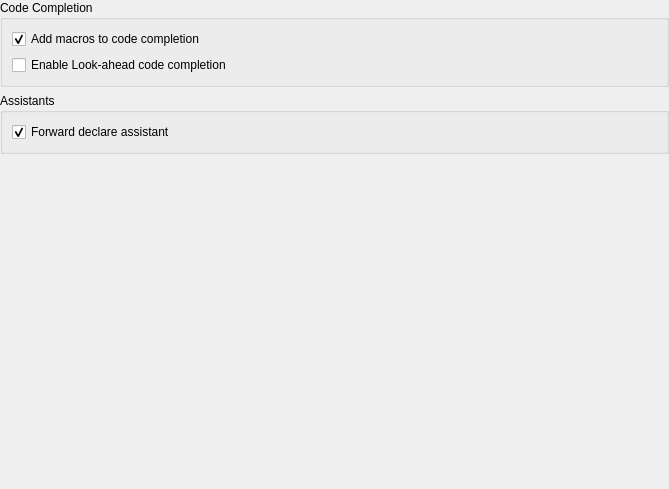
<?xml version="1.0" encoding="UTF-8"?>
<ui version="4.0">
 <class>SessionSettings</class>
 <widget class="QWidget" name="SessionSettings">
  <property name="geometry">
   <rect>
    <x>0</x>
    <y>0</y>
    <width>669</width>
    <height>489</height>
   </rect>
  </property>
  <layout class="QGridLayout" name="gridLayout">
   <property name="leftMargin">
    <number>0</number>
   </property>
   <property name="topMargin">
    <number>0</number>
   </property>
   <property name="rightMargin">
    <number>0</number>
   </property>
   <property name="bottomMargin">
    <number>0</number>
   </property>
   <item row="0" column="0">
    <widget class="QGroupBox" name="groupBox_4">
     <property name="title">
      <string comment="@title:group">Code Completion</string>
     </property>
     <layout class="QGridLayout" name="gridLayout_4">
      <item row="0" column="0">
       <widget class="QCheckBox" name="kcfg_macros">
        <property name="toolTip">
         <string comment="@info:tooltip">If disabled, macros will not be included in the code completion results. This can improve the responsiveness of code completion in some cases.</string>
        </property>
        <property name="text">
         <string comment="@option:check">Add macros to code completion</string>
        </property>
        <property name="checked">
         <bool>true</bool>
        </property>
       </widget>
      </item>
      <item row="1" column="0">
       <widget class="QCheckBox" name="kcfg_lookAhead">
        <property name="enabled">
         <bool>true</bool>
        </property>
        <property name="text">
         <string comment="@option:check">Enable Look-ahead code completion</string>
        </property>
        <property name="checked">
         <bool>false</bool>
        </property>
       </widget>
      </item>
     </layout>
    </widget>
   </item>
   <item row="1" column="0">
    <widget class="QGroupBox" name="groupBox_3">
     <property name="title">
      <string comment="@title:group">Assistants</string>
     </property>
     <layout class="QGridLayout" name="gridLayout_3">
      <item row="0" column="0">
       <widget class="QCheckBox" name="kcfg_forwardDeclare">
        <property name="text">
         <string comment="@option:check">Forward declare assistant</string>
        </property>
        <property name="checked">
         <bool>true</bool>
        </property>
       </widget>
      </item>
     </layout>
    </widget>
   </item>
   <item row="2" column="0">
    <spacer name="verticalSpacer">
     <property name="orientation">
      <enum>Qt::Vertical</enum>
     </property>
     <property name="sizeHint" stdset="0">
      <size>
       <width>20</width>
       <height>40</height>
      </size>
     </property>
    </spacer>
   </item>
  </layout>
 </widget>
 <resources/>
 <connections/>
</ui>
